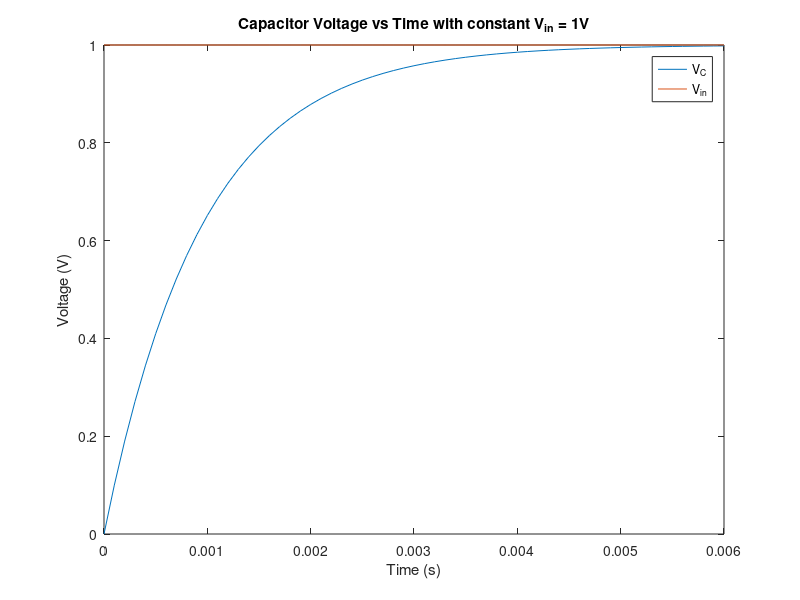

The MATLAB source for this figure: (Note: this script raises an error after producing the figure.)
%% Part 1 RC Circuit Simulation.
R = 1e3;% Resistance
C = 1e-6;% Capacitance
t0= 0; %Start Time in seconds 
R = 1e3;% Resistance
C = 1e-6;% Capacitance
tf= 6*R*C; %End Time in seconds
h = 0.0001;% time step in seconds
% R = 1e3;% Resistance
% C = 1e-6;% Capacitance
V_in_0 = 1; 
V_C_0 = 0;

% Time Series
t = linspace(t0,tf,((tf-t0)/h) +1);
V_in = V_in_0*ones(1,length(t)) ; % input voltage source
V_C = zeros(1, length(t));
V_C(1,1) = V_C_0;



%% Equation to implement: V_c,k+1 = (1 - h/RC)*V_c,k + (h/RC)*V_in,k
%                                 =  a&V_c,k + b*V_in,k
b = h/(R*C);
a = 1-b;

%%
% transformation matrix 
% Keeping all voltages in a Voltage vector V, here we only have 2 voltages,
% V_in and V_C; V = (V_C; V_in)



V = [V_C; V_in];
A = [a b];


for i = 2:length(t)

    V(1,i) = A*V(:,i-1);

end

%% Plotting and Analysis

% *Task 1.2 - 1* 

figure();
plot(t, V);
title('Capacitor Voltage vs Time with constant V_{in} = 1V');
legend('V_C','V_{in}');
ylabel('Voltage (V)');
xlabel('Time (s)');

% *Task 1.2 -2*

% Using capVoltage function to test with a few different h values.
% four test h values, h<<RC, h<RC, h = RC<, h > RC

%%
Vtest = [zeros(1, length(t)); V_in];
Vt1 = capVoltage(0.00001, R, C, Vtest);
Vt2 = capVoltage(0.0001, R, C, Vtest);
Vt3 = capVoltage(0.001, R, C, Vtest);
Vt4 = capVoltage(0.01, R, C, Vtest);

figure();
subplot(2,2,1);
plot(t, Vt1);
title('V_C vs Time, h<<RC');
legend('V_C','V_{in}');
ylabel('Voltage (V)');
xlabel('Time (s)');
subplot(2,2,2);
plot(t, Vt2);
title('V_C vs Time, h<RC');
legend('V_C','V_{in}');
ylabel('Voltage (V)');
xlabel('Time (s)');
subplot(2,2,3);
plot(t, Vt3);
title('V_C vs Time, h=RC');
legend('V_C','V_{in}');
ylabel('Voltage (V)');
xlabel('Time (s)');
subplot(2,2,4);
plot(t, Vt4);
title('V_C vs Time, h>RC');
legend('V_C','V_{in}');
ylabel('Voltage (V)');
xlabel('Time (s)');

% When the value of h is equal to or greater than RC the curve is
% incorrect. The curve is also incorrect when h is very very less than RC.

% Theoretical Vc = 1 - exp(-t/RC)
%%
Vtheoretical = 1 - exp(-t/(R*C));

figure();
hold on;
plot(t, Vt3);
plot(t, Vt2(1,:));
plot(t, Vtheoretical);
hold off;
legend('Incorrect h','V_{in}', 'Correct h', 'Theoretical V_C');
ylabel('Voltage (V)');
xlabel('Time (s)');
title('Various capacitor charging curves vs time');



% *Task 1.2 -3*

% $\tau = RC$ 






